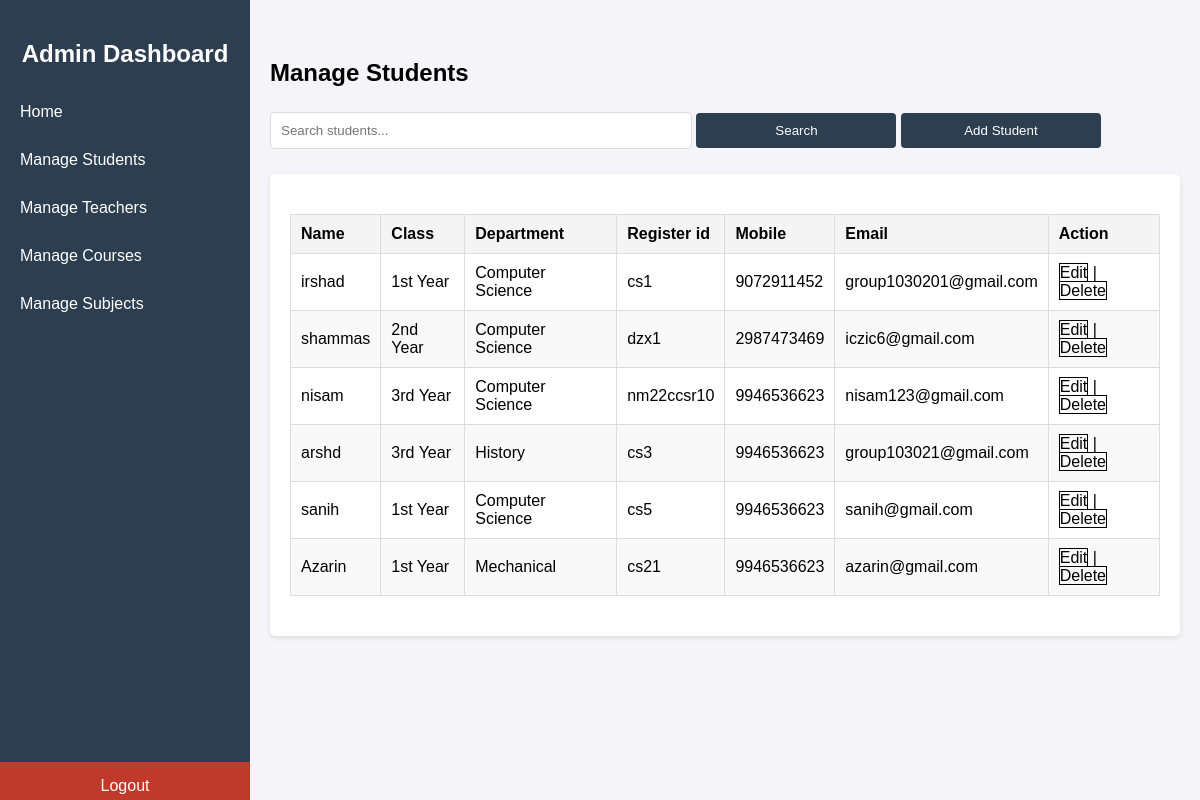
The app's page /manage-student/, older data.
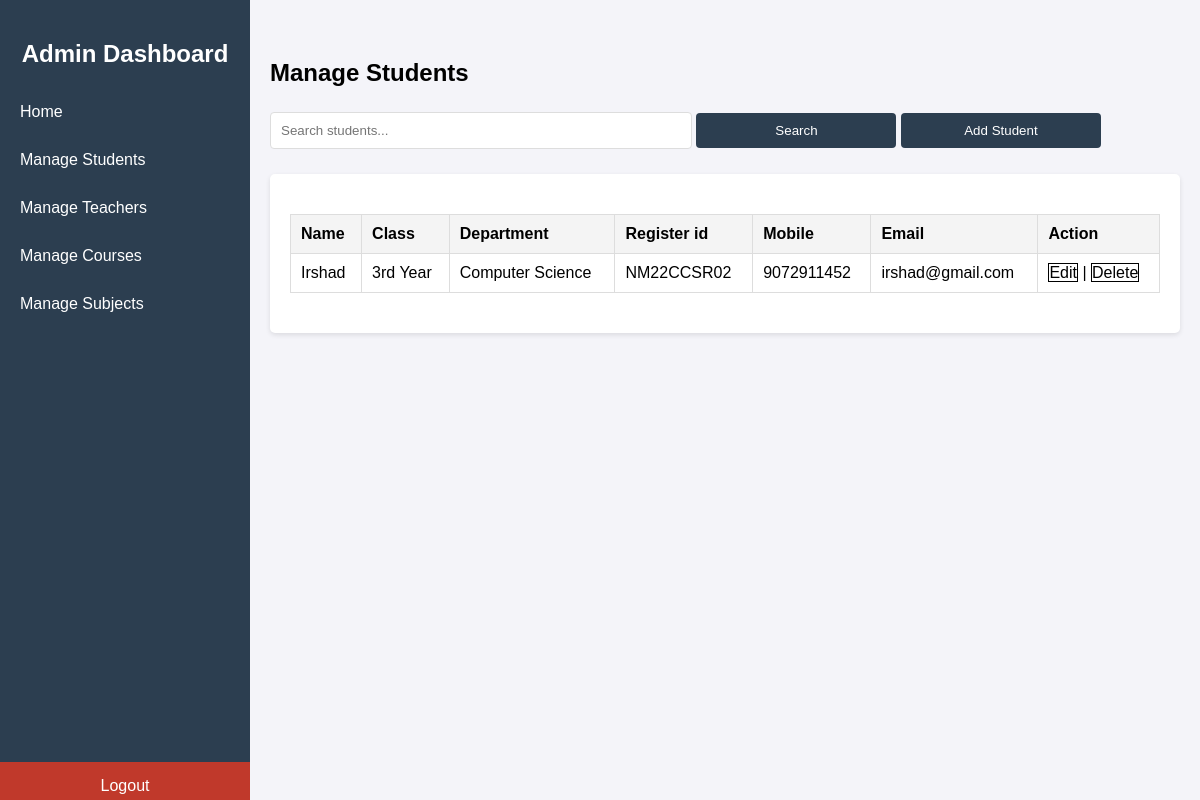
The same page, newer data.
### GradeWireapp/models.py (models this page shows, shortened)
class Student(models.Model):
    name = models.CharField(max_length=30)
    Class = models.CharField(max_length=20)
    department = models.CharField(max_length=30)
    register_id = models.CharField(max_length=30,unique=True)
    mobile = models.CharField(max_length=10)  # Changed from IntegerField to CharField
    email = models.EmailField(unique=True)
    parent = models.CharField(max_length=30)
    parent_no = models.CharField(max_length=10)  # Changed from IntegerField to CharField
    password = models.CharField(max_length=15)
    full_day_attendance = models.PositiveIntegerField(default=0)  # To store full-day attendance count

### GradeWireapp/views.py (the view)
# urls.py: path('manage-student/', views.manage_student_view,name='ManageStudent'),
def manage_student_view(request):
    students = models.Student.objects.all()
    return render(request, 'admin_mg_student.html',{'student':students})

### templates/admin_mg_student.html (shortened to what this page needs)
{% load static %}
<!DOCTYPE html>
<html lang="en">
<head>
    <link rel="stylesheet" type="text/css" href="{% static 'assets/css/admin-style.css'%}">
</head>
<body>
    <div class="menu-toggle" onclick="toggleSidebar()">☰ Menu</div>
    <div class="sidebar">
        <h2>Admin Dashboard</h2>
        <a href="{% url 'adminHome' %}" onclick="showSection('home')">Home</a>
        <a href="{% url 'ManageStudent' %}"  >Manage Students</a>
        <a href="{% url 'ManageTeacher' %}" >Manage Teachers</a>
        <a href="{% url 'ManageCourse' %}" >Manage Courses</a>
        <a href="{% url 'ManageSubject' %}" >Manage Subjects</a>
        <a href="{% url 'logout' %}" class="logout" id="logoutButton">Logout</a>
    </div>
    <div class="content">
        <div id="manage-students" class="section active">
            <h2>Manage Students</h2>
            <div class="form-container">
                <input type="text" id="searchStudent" placeholder="Search students..." oninput="searchStudent()" style="width: 400px;"/>
                <button onclick="searchStudent()" style="    width: 200px;">Search</button>
                <button class="small-btn" onclick="toggleAddStudentForm()" style="    width: 200px;">Add Student</button>
            </div>
            <div class="table-container">
                <table>
                    <thead>
                        <tr>
                            <th>Name</th>
                            <th>Class</th>
                            <th>Department</th>
                            <th>Register id</th>
                            <th>Mobile</th>
                            <th>Email</th>
                            <th>Action</th>
                        </tr>
                    </thead>
                    <tbody id="studentTableBody">
                        {% for s in student %}
                        <tr>
                            <td>{{s.name}}</td>
                            <td>{{s.Class}}</td>
                            <td>{{s.department}}</td>
                            <td>{{s.register_id}}</td>
                            <td>{{s.mobile}}</td>
                            <td>{{s.email}}</td>
                            <td>
                                <a href="{% url 'edit_student' s.id %}"  style="border: 1px solid; text-decoration: none; color: black;">Edit</a> |
                                <a href="{% url 'delete_student' s.id %}" onclick="return confirm('Are you sure you want to delete this student?');" style="border: 1px solid; text-decoration: none; color: black;">Delete</a>
                            </td>
                        </tr>
                        {% endfor %}
                    </tbody>
                </table>
            </div>
        </div>
</div>
</html>

### static/assets/css/admin-style.css (style rules this page uses)
body { margin: 0; font-family: Arial, sans-serif; background-color: #f4f4f9; }
.sidebar { position: fixed; top: 0; left: 0; width: 250px; height: 100%; background-color: #2c3e50; color: white; display: flex; flex-direction: column; padding-top: 20px; transition: transform 0.3s ease; }
.sidebar h2 { text-align: center; font-size: 24px; margin-bottom: 20px; color: #ffffff; }
.sidebar a { text-decoration: none; color: white; padding: 15px 20px; display: block; transition: background 0.3s; cursor: pointer; }
.sidebar .logout { margin-top: auto; background-color: #c0392b; text-align: center; margin-bottom:10px; }
.content { margin-left: 250px; padding: 20px; transition: margin-left 0.3s ease; }
.section { display: none; }
.section.active { display: block; }
.table-container { background: #fff; padding: 20px; border-radius: 5px; box-shadow: 0 2px 5px rgba(0, 0, 0, 0.1); overflow-x: auto; }
table { width: 100%; border-collapse: collapse; margin: 20px 0; font-size: 16px; }
table th, table td { text-align: left; padding: 10px; border: 1px solid #ddd; }
table th { background-color: #f4f4f4; font-weight: bold; }
.form-container { margin-bottom: 20px; }
.form-container input, .form-container button { margin: 5px 0; padding: 10px; width: 300px; border: 1px solid #ddd; border-radius: 4px; }
.form-container button { background-color: #2c3e50; color: white; border: none; cursor: pointer; }

Row changes from the older to the newer data that the page shows:
removed Student: name "irshad", Class "1st Year", department "Computer Science", register_id "cs1", mobile "9072911452", email "group1030201@gmail.com"
removed Student: name "shammas", Class "2nd Year", department "Computer Science", register_id "dzx1", mobile "2987473469", email "iczic6@gmail.com"
removed Student: name "nisam", Class "3rd Year", department "Computer Science", register_id "nm22ccsr10", mobile "9946536623", email "nisam123@gmail.com"
removed Student: name "arshd", Class "3rd Year", department "History", register_id "cs3", mobile "9946536623", email "group103021@gmail.com"
removed Student: name "sanih", Class "1st Year", department "Computer Science", register_id "cs5", mobile "9946536623", email "sanih@gmail.com"
removed Student: name "Azarin", Class "1st Year", department "Mechanical", register_id "cs21", mobile "9946536623", email "azarin@gmail.com"
added Student: name "Irshad", Class "3rd Year", department "Computer Science", register_id "NM22CCSR02", mobile "9072911452", email "irshad@gmail.com"
